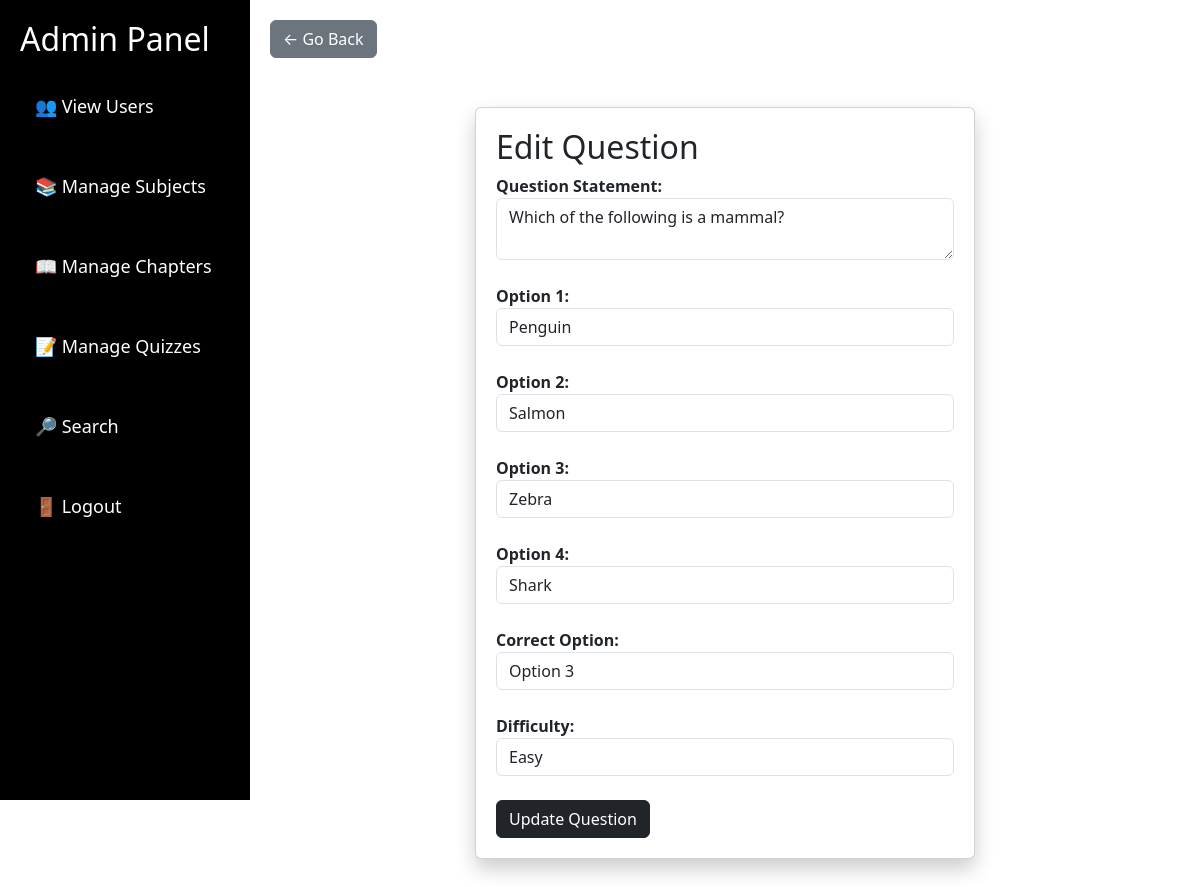
The page /admin/edit_question/1 (signed in) on the database as committed earlier.
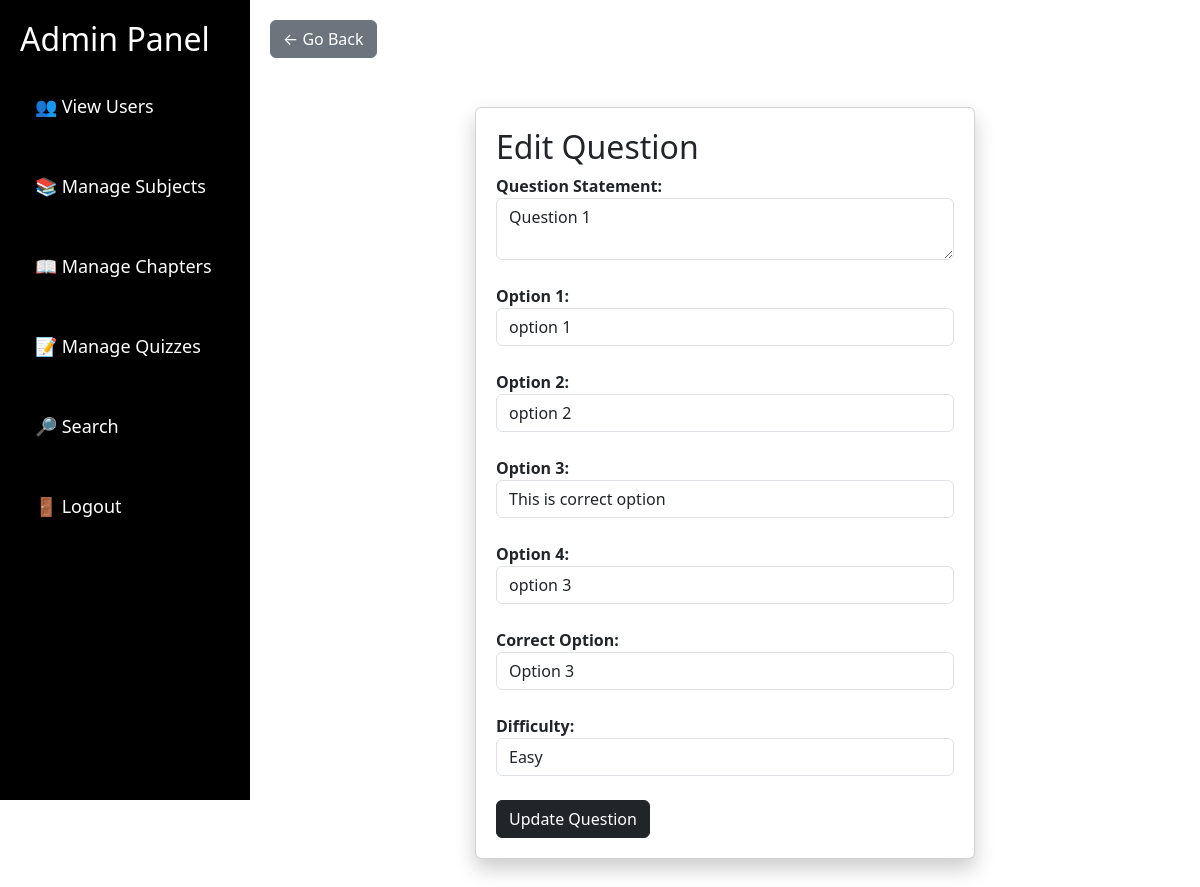
The same page on the database as committed later.
### models/models.py (models this page shows)
class Question(db.Model):
    id = db.Column(db.Integer, primary_key=True)
    quiz_id = db.Column(db.Integer, db.ForeignKey('quiz.id', ondelete="CASCADE"), nullable=False)
    question_statement = db.Column(db.Text, nullable=False)
    difficulty = db.Column(db.String(10), nullable=False, default='easy')
    option1 = db.Column(db.String(255), nullable=False)
    option2 = db.Column(db.String(255), nullable=False)
    option3 = db.Column(db.String(255), nullable=False)
    option4 = db.Column(db.String(255), nullable=False)
    correct_option = db.Column(db.String(255), nullable=False)
    quiz = db.relationship('Quiz', backref=db.backref('questions', lazy=True, cascade="all, delete-orphan"))

### routes/admin.py (the view, shortened to what this page needs)
@admin_bp.route('/admin/edit_question/<int:question_id>', methods=['GET', 'POST'])
@login_required
def edit_question(question_id):
    if not current_user.is_admin:
        return redirect(url_for('main_bp.home'))
    question_to_update = Question.query.get_or_404(question_id)
    return render_template('edit_question.html', question=question_to_update)

### __init__.py (called while the page is built)
def create_app():
    app=Flask(__name__)
    app.config['SQLALCHEMY_DATABASE_URI'] = 'sqlite:///new.db'
    app.config['SQLALCHEMY_TRACK_MODIFICATIONS'] = False
    app.config['SECRET_KEY'] = 'supersecret'
    db.init_app(app)
    bcrypt.init_app(app)
    login_manager = LoginManager()
    @login_manager.user_loader
    def load_user(user_id):
        return User.query.get(int(user_id))
    login_manager.init_app(app)
    login_manager.session_protection = "strong"
    from routes.routes import main_bp
    from routes.admin import admin_bp
    from routes.user import user_bp
    from routes.auth import auth_bp
    app.register_blueprint(admin_bp)
    app.register_blueprint(user_bp)
    app.register_blueprint(main_bp)
    app.register_blueprint(auth_bp)
    with app.app_context():
        db.create_all()
        create_admin()
    return app

### templates/edit_question.html (shortened to what this page needs)
{% extends "admin.html" %}
{% block content %}
<div>
    <a href="{{ url_for('admin_bp.manage_quiz', quiz_id=question.quiz_id) }}" class="btn btn-secondary">← Go Back</a>
</div>
<br>
<div class="card">
    <h2>Edit Question</h2>
    <form method="POST">
        <label>Question Statement:</label>
        <br>
        <textarea name="question_statement" class="form-control" required>{{ question.question_statement }}</textarea>
        <br>
        <label>Option 1:</label>
        <input type="text" name="option1" class="form-control" value="{{ question.option1 }}" required>
        <br>
        <label>Option 2:</label>
        <input type="text" name="option2" class="form-control" value="{{ question.option2 }}" required>
        <br>
        <label>Option 3:</label>
        <input type="text" name="option3" class="form-control" value="{{ question.option3 }}" required>
        <br>
        <label>Option 4:</label>
        <input type="text" name="option4" class="form-control" value="{{ question.option4 }}" required>
        <br>
        <label>Correct Option:</label>
        <select name="correct_option" class="form-control" required>
            <option value="C" {% if question.correct_option=='C' %}selected{% endif %}>Option 3</option>
        </select>
        <br>
        <label>Difficulty:</label>
        <select name="difficulty" class="form-control" required>
            <option value="easy" {% if question.difficulty=='easy' %}selected{% endif %}>Easy</option>
        </select>
        <br>
        <button type="submit" class="btn btn-dark">Update Question</button>
    </form>
</div>
{% endblock %}

Rows that differ between the two databases and show on the page:
changed Question "Option 3": question_statement "Which of the following is a mammal?" → "Question 1"; option1 "Penguin" → "option 1"; option2 "Salmon" → "option 2"; option3 "Zebra" → "This is correct option"; option4 "Shark" → "option 3"
